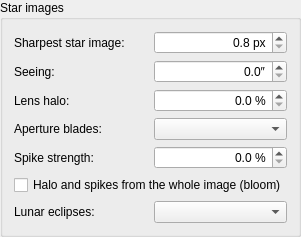
        <widget class="QGroupBox" name="starsGroupBox">
         <property name="title">
          <string>Star images</string>
         </property>
         <layout class="QGridLayout" name="starsGridLayout">
          <item row="0" column="0">
           <widget class="QLabel" name="fwhmLabel">
            <property name="text">
             <string>Sharpest star image:</string>
            </property>
           </widget>
          </item>
          <item row="0" column="1">
           <widget class="QDoubleSpinBox" name="fwhmDoubleSpinBox">
            <property name="toolTip">
             <string>Smallest width (FWHM) of a star image in pixels, given by sensor and optics</string>
            </property>
            <property name="alignment">
             <set>Qt::AlignRight|Qt::AlignTrailing|Qt::AlignVCenter</set>
            </property>
            <property name="suffix">
             <string> px</string>
            </property>
            <property name="decimals">
             <number>1</number>
            </property>
            <property name="minimum">
             <double>0.800000000000000</double>
            </property>
            <property name="maximum">
             <double>10.000000000000000</double>
            </property>
            <property name="singleStep">
             <double>0.100000000000000</double>
            </property>
           </widget>
          </item>
          <item row="1" column="0">
           <widget class="QLabel" name="seeingLabel">
            <property name="text">
             <string>Seeing:</string>
            </property>
           </widget>
          </item>
          <item row="1" column="1">
           <widget class="QDoubleSpinBox" name="seeingDoubleSpinBox">
            <property name="toolTip">
             <string>Blurring by the atmosphere (FWHM). It matters only at small fields of view.</string>
            </property>
            <property name="alignment">
             <set>Qt::AlignRight|Qt::AlignTrailing|Qt::AlignVCenter</set>
            </property>
            <property name="suffix">
             <string notr="true">″</string>
            </property>
            <property name="decimals">
             <number>1</number>
            </property>
            <property name="minimum">
             <double>0.000000000000000</double>
            </property>
            <property name="maximum">
             <double>60.000000000000000</double>
            </property>
            <property name="singleStep">
             <double>0.500000000000000</double>
            </property>
           </widget>
          </item>
          <item row="2" column="0">
           <widget class="QLabel" name="haloLabel">
            <property name="text">
             <string>Lens halo:</string>
            </property>
           </widget>
          </item>
          <item row="2" column="1">
           <widget class="QDoubleSpinBox" name="haloDoubleSpinBox">
            <property name="toolTip">
             <string>Share of a star's light that the lens scatters into a wide, faint glow. A film camera keeps its own value (default 0.3%): in front of a digital sensor lies a stack of filters, whose reflections add to the glow of the lens.</string>
            </property>
            <property name="alignment">
             <set>Qt::AlignRight|Qt::AlignTrailing|Qt::AlignVCenter</set>
            </property>
            <property name="suffix">
             <string notr="true"> %</string>
            </property>
            <property name="decimals">
             <number>1</number>
            </property>
            <property name="minimum">
             <double>0.000000000000000</double>
            </property>
            <property name="maximum">
             <double>30.000000000000000</double>
            </property>
            <property name="singleStep">
             <double>0.500000000000000</double>
            </property>
           </widget>
          </item>
          <item row="3" column="0">
           <widget class="QLabel" name="spikesLabel">
            <property name="text">
             <string>Aperture blades:</string>
            </property>
           </widget>
          </item>
          <item row="3" column="1">
           <widget class="QComboBox" name="spikesComboBox">
            <property name="toolTip">
             <string>Blades of the lens diaphragm. Stopped down, their straight edges make diffraction spikes: as many as there are blades for an even number, twice as many for an odd number. Wide open the aperture is round and there are no spikes; the spikes appear when you stop down and grow longer at large f-numbers.</string>
            </property>
           </widget>
          </item>
          <item row="4" column="0">
           <widget class="QLabel" name="spikeStrengthLabel">
            <property name="text">
             <string>Spike strength:</string>
            </property>
           </widget>
          </item>
          <item row="4" column="1">
           <widget class="QDoubleSpinBox" name="spikeStrengthDoubleSpinBox">
            <property name="toolTip">
             <string>Share of a star's light that goes into the diffraction spikes when the lens is stopped down (two stops or more). Wide open there are no spikes.</string>
            </property>
            <property name="alignment">
             <set>Qt::AlignRight|Qt::AlignTrailing|Qt::AlignVCenter</set>
            </property>
            <property name="suffix">
             <string notr="true"> %</string>
            </property>
            <property name="decimals">
             <number>1</number>
            </property>
            <property name="minimum">
             <double>0.000000000000000</double>
            </property>
            <property name="maximum">
             <double>10.000000000000000</double>
            </property>
            <property name="singleStep">
             <double>0.100000000000000</double>
            </property>
           </widget>
          </item>
          <item row="5" column="0" colspan="2">
           <widget class="QCheckBox" name="bloomCheckBox">
            <property name="toolTip">
             <string>Compute the lens halo and the inner part of the spikes from the whole image (bloom). This gives the right shape for bright extended objects such as a lunar crescent or the Sun behind branches.</string>
            </property>
            <property name="text">
             <string>Halo and spikes from the whole image (bloom)</string>
            </property>
           </widget>
          </item>
          <item row="6" column="0">
           <widget class="QLabel" name="eclipseAtmosphereLabel">
            <property name="text">
             <string>Lunar eclipses:</string>
            </property>
           </widget>
          </item>
          <item row="6" column="1">
           <widget class="QComboBox" name="eclipseAtmosphereComboBox">
            <property name="toolTip">
             <string>In the shadow of the Earth the Moon is lit by sunlight that the Earth's atmosphere bends into the shadow, reddened on its long way through the air, with a turquoise band from ozone at the edge of the umbra. How bright and how red the totality is depends on the state of the atmosphere: aerosols in the stratosphere (after volcanic eruptions) and clouds take light away. Clean air gives a bright orange totality (Danjon L about 3 to 4), a typical one copper red (L about 2); after volcanic eruptions it is dark red (L about 1), after a major eruption such as Pinatubo 1991 the Moon nearly disappears (L about 0).</string>
            </property>
           </widget>
          </item>
         </layout>
        </widget>
